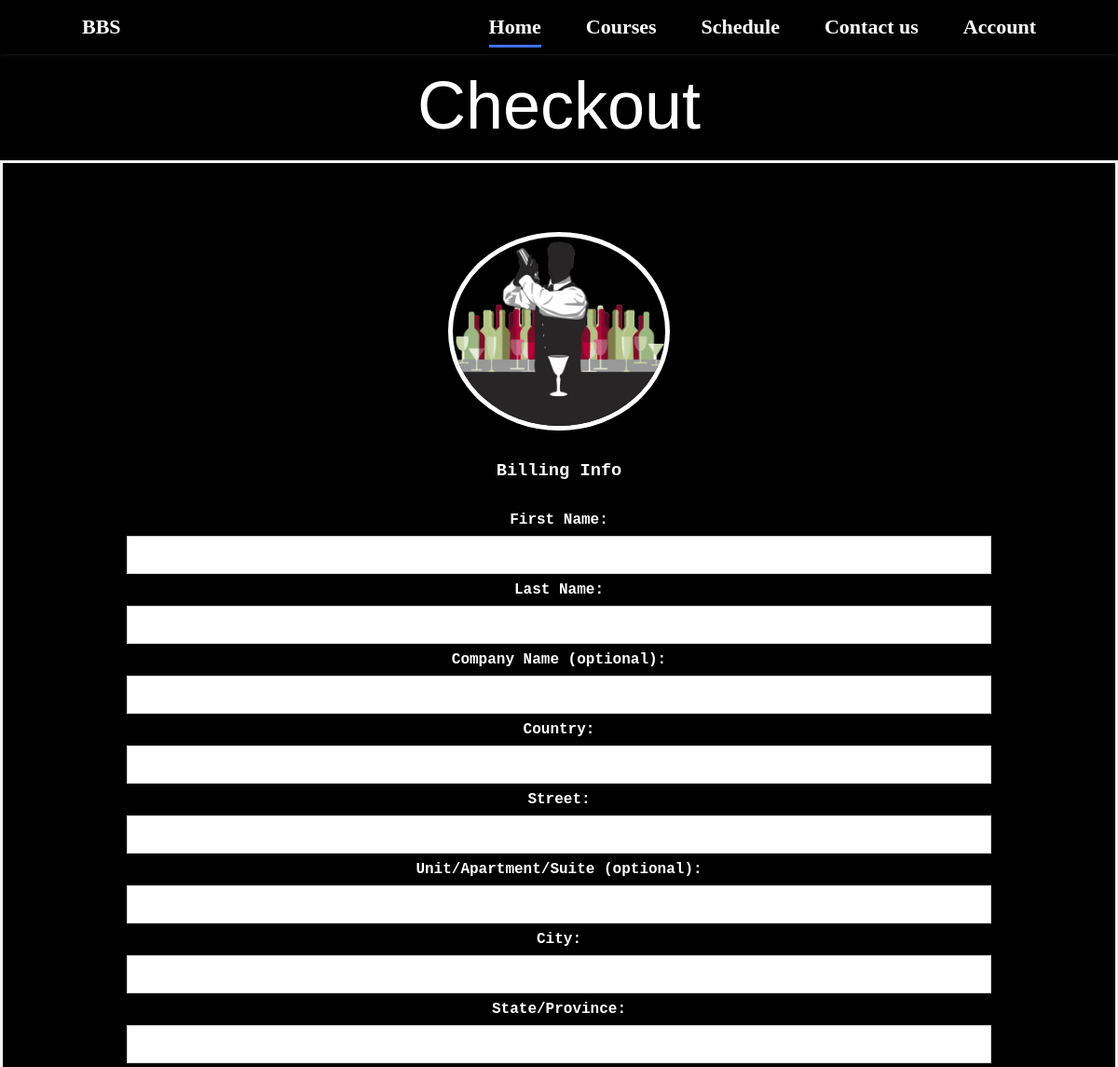
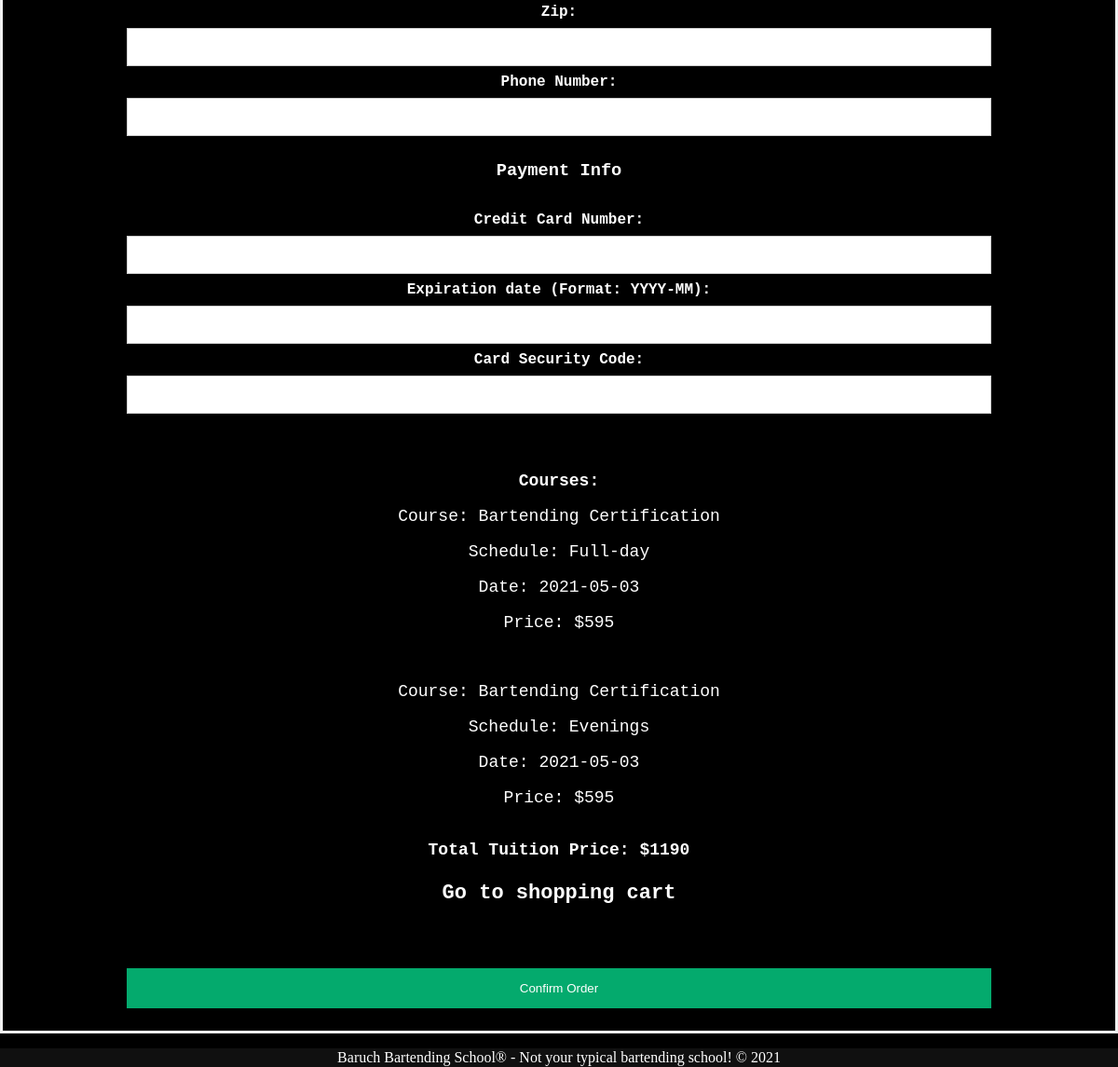
/Checkout.php (signed in), run on the app's committed database (2 pictures, top to bottom).
### tables this page shows
CREATE TABLE `cart` (
  `cart_id` int(10) UNSIGNED NOT NULL,
  `user_id` int(10) UNSIGNED DEFAULT NULL,
  `course_id` int(10) UNSIGNED DEFAULT NULL
);

CREATE TABLE `courses` (
  `course_id` int(10) UNSIGNED NOT NULL,
  `course_name` varchar(100) DEFAULT NULL,
  `tuition` int(10) UNSIGNED DEFAULT NULL,
  `schedule` varchar(30) DEFAULT NULL,
  `date` date DEFAULT NULL
);

### Checkout.php (the view, shortened to what this page needs)
<?php
include("Header.php");
echo "<h1>Checkout</h1>";
echo "<br />";
?>
<form action="Confirmation.php" method="POST">
    <div class="imgcontainer">
        <img src="tender.png" alt="Avatar" class="avatar">
    </div>
    <div class="container">
        <h3 style="text-align:center;">Billing Info</h3>
        <br />
        <label for="fname"><b>First Name:</b></label>
        <input type="text" placeholder="" name="fname" required />
        <label for="lname"><b>Last Name:</b></label>
        <input type="text" placeholder="" name="lname" required />
        <label for="cname"><b>Company Name (optional):</b></label>
        <input type="text" placeholder="" name="cname" />
        <label for="country"><b>Country:</b></label>
        <input type="text" placeholder="" name="country" required />
        <label for="street"><b>Street:</b></label>
        <input type="text" placeholder="" name="street" required />
        <label for="unit"><b>Unit/Apartment/Suite (optional):</b></label>
        <input type="text" placeholder="" name="unit" />
        <label for="city"><b>City:</b></label>
        <input type="text" placeholder="" name="city" required />
        <label for="state"><b>State/Province:</b></label>
        <input type="text" placeholder="" name="state" required />
        <label for="zip"><b>Zip:</b></label>
        <input type="text" placeholder="" name="zip" required />
        <label for="phone"><b>Phone Number:</b></label>
        <input type="text" placeholder="" name="phone" required />
        <br /><br />
        <h3 style="text-align:center;">Payment Info</h3>
        <br />
        <label for="ccnum"><b>Credit Card Number:</b></label>
        <input type="text" placeholder="" name="ccnum" required />
        <label for="exp"><b>Expiration date (Format: YYYY-MM):</b></label>
        <input type="text" placeholder="" name="exp" required />
        <label for="csc"><b>Card Security Code:</b></label>
        <input type="text" placeholder="" name="csc" required />
        <br /><br /><br /><br />
<?php
require("Mysqli_connect.php");
$query1 = "SELECT * FROM cart WHERE user_id=".$_COOKIE['user_id'];
$run1 = mysqli_query($dbc, $query1);
$tuitionTotal = 0;
if (mysqli_num_rows($run1) != 0) {
    echo "<h3 style='text-align:center;font-size:large;'>Courses:</h3>";
    while ($row1 = mysqli_fetch_assoc($run1)) {
        $query2 = "SELECT * FROM courses WHERE course_id=".$row1['course_id'];
        $run2 = mysqli_query($dbc, $query2);
        if (mysqli_num_rows($run2) == 1) {
            $row2 = mysqli_fetch_array($run2, MYSQLI_ASSOC);
            echo "<p style='text-align:center;font-size:large;'>Course: ".$row2['course_name']."</p>";
            echo "<p style='text-align:center;font-size:large;'>Schedule: ".$row2['schedule']."</p>";
            echo "<p style='text-align:center;font-size:large;'>Date: ".$row2['date']."</p>";
            echo "<p style='text-align:center;font-size:large;'>Price: $".$row2['tuition']."</p>";
            echo "<br />";
            $tuitionTotal += $row2['tuition'];
        } else {
            echo "<p style='color:red;'>Error</p>";
        }
    }
    echo "<h3 style='text-align:center;font-size:large;'>Total Tuition Price: $".$tuitionTotal."</h3>";
    echo "<h4 style='text-align:center;font-size:large;'><a href='./Cart.php'>Go to shopping cart</a></h4>";
} else {
    echo "<p style='text-align:center;font-size:large;'>You have nothing in your shopping cart.</p>";
    echo "<br /><br />";
    echo "<p style='text-align:center;font-size:large;'><a href='./Home.html#courses'>Go to Courses</a></p>";
}
?>
        <br /><br />
        <button type="submit">Confirm Order</button>
    </div>
</form>
<br /><br />
<?php
include("Footer.php");
?>

### style.css (style rules this page uses)
:root { --first-color: #4070F4; --second-color:#0E2431; --third-color: #fff; --fouth-color: #000; }
html { scroll-behavior: smooth; }
body { background-image: url(bar2.jpeg); background-repeat: no-repeat; background-size: cover; background-color: black; color: white; background-position: 50% 50%; }
a { background-color: transparent; color: white; font-size: 22px; top:0; text-decoration: none; }
h1 { text-align: center; font-size: 450%; font-family: Arial, Helvetica, sans-serif; font-weight: normal; padding: 0px; margin: 0px; }
h3 { font-style: none; padding: 0; margin: 0px 0px 15px 0px; }
p { font-size: 13px; }
img { border-radius: 50%; border: 5px solid white; margin-top: 50px; margin-bottom: 0px; }
.container { font color: black; font-family: "Lucida Sans Typewriter", "Lucida Console", monaco, "Bitstream Vera Sans Mono", monospace; max-width: 960px; height: auto; text-align: center; margin:0px auto; }
form { border: 3px solid #f1f1f1; }
input[type=text], input[type=password] { width: 100%; padding: 12px 20px; margin: 8px 0; display: inline-block; border: 1px solid #ccc; box-sizing: border-box; }
button { background-color: #04AA6D; color: white; padding: 14px 20px; margin: 8px 0; border: none; cursor: pointer; width: 100%; }
.imgcontainer { text-align: center; margin: 24px 0 12px 0; }
img.avatar { width: 20%; border-radius: 50%; }
.container { padding: 16px; }
@media screen and (min-width: 768px) { body { margin: 0; } }

### data on the page
cart: course.course_name "Bartending Certification", course.schedule "Full-day", course.date "2021-05-03", course.tuition "595"
cart: course.course_name "Bartending Certification", course.schedule "Evenings", course.date "2021-05-03", course.tuition "595"

### other printed values
$tuitionTotal "1190"
